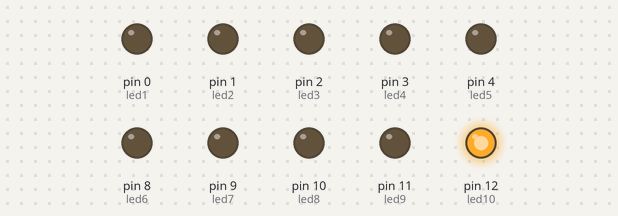
Bench run of a sketch on a simulated Arduino Uno, built with avr-gcc and run on an emulated ATmega328P. Parts: output pins drawn as LEDs (lit = HIGH).

Above: at 0.5 s.
At 1.5 s:
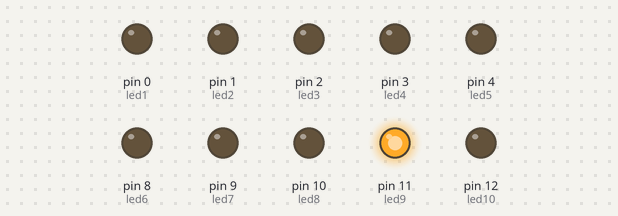
At 3.5 s:
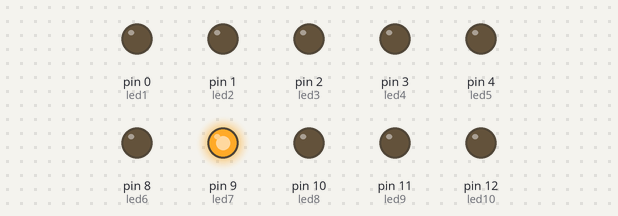
At 6.5 s:
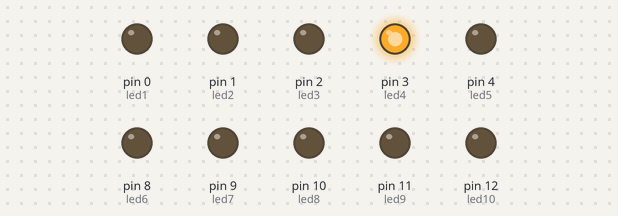
At 9.5 s:
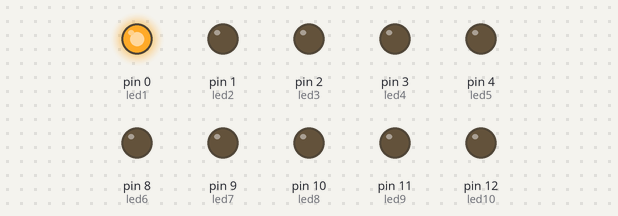
At 12.5 s:
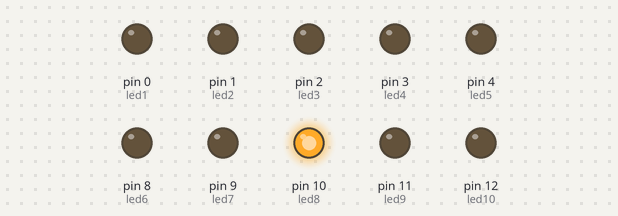
Timing chart, 0 to 13.0 s (numbered marks = the images above):
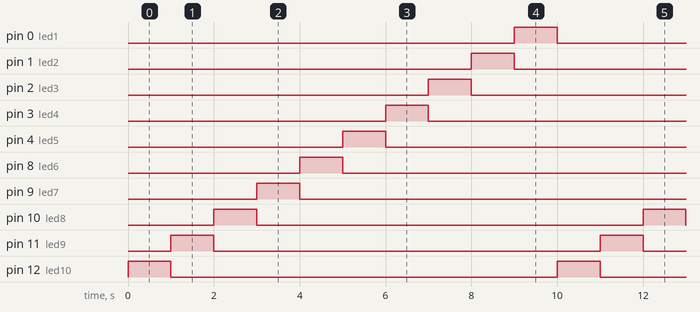

The sketch:

CodigoCircuito.ino.ino
```cpp
// C++ code
//
#define led1 0
#define led2 1
#define led3 2
#define led4 3
#define led5 4
#define led6 8
#define led7 9
#define led8 10
#define led9 11
#define led10 12

void setup()
{
  pinMode(led1, OUTPUT);
  pinMode(led2, OUTPUT);
  pinMode(led3, OUTPUT);
  pinMode(led4, OUTPUT);
  pinMode(led5, OUTPUT);
  pinMode(led6, OUTPUT);
  pinMode(led7, OUTPUT);
  pinMode(led8, OUTPUT);
  pinMode(led9, OUTPUT);
  pinMode(led10, OUTPUT);


}

void loop()
{
  digitalWrite(led10, HIGH);
  delay(1000); // Wait for 1000 millisecond(s)
  digitalWrite(led10, LOW);
  digitalWrite(led9,HIGH);
  delay(1000);
  digitalWrite(led9,LOW);
  digitalWrite(led8,HIGH);
  delay(1000); // Wait for 1000 millisecond(s)
  digitalWrite(led8,LOW);
  digitalWrite(led7,HIGH);
  delay(1000);
  digitalWrite(led7,LOW);
  digitalWrite(led6,HIGH);
  delay(1000);
  digitalWrite(led6,LOW);
  digitalWrite(led5,HIGH);
  delay(1000);
  digitalWrite(led5,LOW);
  digitalWrite(led4,HIGH);
  delay(1000);
  digitalWrite(led4,LOW);
  digitalWrite(led3,HIGH);
  delay(1000);
  digitalWrite(led3,LOW);
  digitalWrite(led2,HIGH);
  delay(1000);
  digitalWrite(led2,LOW);
  digitalWrite(led1,HIGH);
  delay(1000);
  digitalWrite(led1,LOW);

}
```

Measured:
- by itself, pin 0 (led1), pin 1 (led2), pin 2 (led3), pin 3 (led4), pin 4 (led5), pin 8 (led6), pin 9 (led7), pin 10 (led8), pin 11 (led9), pin 12 (led10): alternates HIGH for 1.0 s and LOW for 9.0 s
- by itself, everything shown: repeats every 10.0 s, in 11 steps
